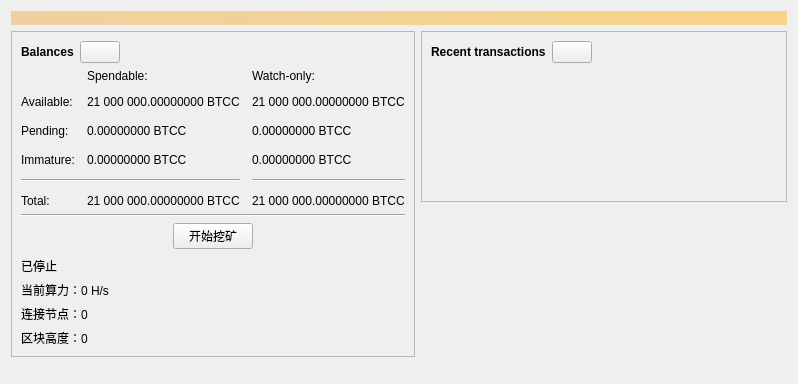
<?xml version="1.0" encoding="UTF-8"?>
<ui version="4.0">
 <class>OverviewPage</class>
 <widget class="QWidget" name="OverviewPage">
  <property name="geometry">
   <rect>
    <x>0</x>
    <y>0</y>
    <width>798</width>
    <height>384</height>
   </rect>
  </property>
  <property name="windowTitle">
   <string>Form</string>
  </property>
  <layout class="QVBoxLayout" name="topLayout">
   <item>
    <widget class="QLabel" name="labelAlerts">
     <property name="visible">
      <bool>false</bool>
     </property>
     <property name="styleSheet">
      <string notr="true">QLabel { background-color: qlineargradient(x1: 0, y1: 0, x2: 1, y2: 0, stop:0 #F0D0A0, stop:1 #F8D488); color:#000000; }</string>
     </property>
     <property name="wordWrap">
      <bool>true</bool>
     </property>
     <property name="margin">
      <number>3</number>
     </property>
     <property name="textInteractionFlags">
      <set>Qt::TextSelectableByMouse</set>
     </property>
    </widget>
   </item>
   <item>
    <layout class="QHBoxLayout" name="horizontalLayout" stretch="1,1">
     <item>
      <layout class="QVBoxLayout" name="verticalLayout_2">
       <item>
        <widget class="QFrame" name="frame">
         <property name="frameShape">
          <enum>QFrame::StyledPanel</enum>
         </property>
         <property name="frameShadow">
          <enum>QFrame::Raised</enum>
         </property>
         <layout class="QVBoxLayout" name="verticalLayout_4">
          <item>
           <layout class="QHBoxLayout" name="horizontalLayout_4">
            <item>
             <widget class="QLabel" name="label_5">
              <property name="font">
               <font>
                <weight>75</weight>
                <bold>true</bold>
               </font>
              </property>
              <property name="text">
               <string>Balances</string>
              </property>
             </widget>
            </item>
            <item>
             <widget class="QPushButton" name="labelWalletStatus">
              <property name="enabled">
               <bool>true</bool>
              </property>
              <property name="maximumSize">
               <size>
                <width>45</width>
                <height>16777215</height>
               </size>
              </property>
              <property name="toolTip">
               <string>The displayed information may be out of date. Your wallet automatically synchronizes with the Bitcoin-Classic network after a connection is established, but this process has not completed yet.</string>
              </property>
              <property name="text">
               <string/>
              </property>
              <property name="icon">
               <iconset>
                <normaloff>:/icons/warning</normaloff>
                <disabledoff>:/icons/warning</disabledoff>:/icons/warning</iconset>
              </property>
              <property name="iconSize">
               <size>
                <width>24</width>
                <height>24</height>
               </size>
              </property>
             </widget>
            </item>
            <item>
             <spacer name="horizontalSpacer_3">
              <property name="orientation">
               <enum>Qt::Horizontal</enum>
              </property>
              <property name="sizeHint" stdset="0">
               <size>
                <width>40</width>
                <height>20</height>
               </size>
              </property>
             </spacer>
            </item>
           </layout>
          </item>
          <item>
           <layout class="QGridLayout" name="gridLayout">
            <property name="spacing">
             <number>12</number>
            </property>
            <item row="2" column="2">
             <widget class="QLabel" name="labelWatchPending">
              <property name="cursor">
               <cursorShape>IBeamCursor</cursorShape>
              </property>
              <property name="toolTip">
               <string>Unconfirmed transactions to watch-only addresses</string>
              </property>
              <property name="text">
               <string notr="true">0.00000000 BTCC</string>
              </property>
              <property name="alignment">
               <set>Qt::AlignLeading|Qt::AlignLeft|Qt::AlignVCenter</set>
              </property>
              <property name="textInteractionFlags">
               <set>Qt::LinksAccessibleByMouse|Qt::TextSelectableByKeyboard|Qt::TextSelectableByMouse</set>
              </property>
             </widget>
            </item>
            <item row="2" column="1">
             <widget class="QLabel" name="labelUnconfirmed">
              <property name="cursor">
               <cursorShape>IBeamCursor</cursorShape>
              </property>
              <property name="toolTip">
               <string>Total of transactions that have yet to be confirmed, and do not yet count toward the spendable balance</string>
              </property>
              <property name="text">
               <string notr="true">0.00000000 BTCC</string>
              </property>
              <property name="alignment">
               <set>Qt::AlignLeading|Qt::AlignLeft|Qt::AlignVCenter</set>
              </property>
              <property name="textInteractionFlags">
               <set>Qt::LinksAccessibleByMouse|Qt::TextSelectableByKeyboard|Qt::TextSelectableByMouse</set>
              </property>
             </widget>
            </item>
            <item row="3" column="2">
             <widget class="QLabel" name="labelWatchImmature">
              <property name="cursor">
               <cursorShape>IBeamCursor</cursorShape>
              </property>
              <property name="toolTip">
               <string>Mined balance in watch-only addresses that has not yet matured</string>
              </property>
              <property name="text">
               <string notr="true">0.00000000 BTCC</string>
              </property>
              <property name="alignment">
               <set>Qt::AlignLeading|Qt::AlignLeft|Qt::AlignVCenter</set>
              </property>
              <property name="textInteractionFlags">
               <set>Qt::LinksAccessibleByMouse|Qt::TextSelectableByKeyboard|Qt::TextSelectableByMouse</set>
              </property>
             </widget>
            </item>
            <item row="4" column="0" colspan="2">
             <widget class="Line" name="line">
              <property name="orientation">
               <enum>Qt::Horizontal</enum>
              </property>
             </widget>
            </item>
            <item row="4" column="2">
             <widget class="Line" name="lineWatchBalance">
              <property name="sizePolicy">
               <sizepolicy hsizetype="Preferred" vsizetype="Fixed">
                <horstretch>0</horstretch>
                <verstretch>0</verstretch>
               </sizepolicy>
              </property>
              <property name="minimumSize">
               <size>
                <width>140</width>
                <height>0</height>
               </size>
              </property>
              <property name="orientation">
               <enum>Qt::Horizontal</enum>
              </property>
             </widget>
            </item>
            <item row="5" column="0">
             <widget class="QLabel" name="labelTotalText">
              <property name="text">
               <string>Total:</string>
              </property>
             </widget>
            </item>
            <item row="3" column="1">
             <widget class="QLabel" name="labelImmature">
              <property name="cursor">
               <cursorShape>IBeamCursor</cursorShape>
              </property>
              <property name="toolTip">
               <string>Mined balance that has not yet matured</string>
              </property>
              <property name="text">
               <string notr="true">0.00000000 BTCC</string>
              </property>
              <property name="alignment">
               <set>Qt::AlignLeading|Qt::AlignLeft|Qt::AlignVCenter</set>
              </property>
              <property name="textInteractionFlags">
               <set>Qt::LinksAccessibleByMouse|Qt::TextSelectableByKeyboard|Qt::TextSelectableByMouse</set>
              </property>
             </widget>
            </item>
            <item row="2" column="3">
             <spacer name="horizontalSpacer_2">
              <property name="orientation">
               <enum>Qt::Horizontal</enum>
              </property>
              <property name="sizeHint" stdset="0">
               <size>
                <width>40</width>
                <height>20</height>
               </size>
              </property>
             </spacer>
            </item>
            <item row="3" column="0">
             <widget class="QLabel" name="labelImmatureText">
              <property name="text">
               <string>Immature:</string>
              </property>
             </widget>
            </item>
            <item row="5" column="1">
             <widget class="QLabel" name="labelTotal">
              <property name="cursor">
               <cursorShape>IBeamCursor</cursorShape>
              </property>
              <property name="toolTip">
               <string>Your current total balance</string>
              </property>
              <property name="text">
               <string notr="true">21 000 000.00000000 BTCC</string>
              </property>
              <property name="alignment">
               <set>Qt::AlignLeading|Qt::AlignLeft|Qt::AlignVCenter</set>
              </property>
              <property name="textInteractionFlags">
               <set>Qt::LinksAccessibleByMouse|Qt::TextSelectableByKeyboard|Qt::TextSelectableByMouse</set>
              </property>
             </widget>
            </item>
            <item row="5" column="2">
             <widget class="QLabel" name="labelWatchTotal">
              <property name="cursor">
               <cursorShape>IBeamCursor</cursorShape>
              </property>
              <property name="toolTip">
               <string>Current total balance in watch-only addresses</string>
              </property>
              <property name="text">
               <string notr="true">21 000 000.00000000 BTCC</string>
              </property>
              <property name="alignment">
               <set>Qt::AlignLeading|Qt::AlignLeft|Qt::AlignVCenter</set>
              </property>
              <property name="textInteractionFlags">
               <set>Qt::LinksAccessibleByMouse|Qt::TextSelectableByKeyboard|Qt::TextSelectableByMouse</set>
              </property>
             </widget>
            </item>
            <item row="0" column="2">
             <widget class="QLabel" name="labelWatchonly">
              <property name="text">
               <string>Watch-only:</string>
              </property>
              <property name="alignment">
               <set>Qt::AlignLeading|Qt::AlignLeft|Qt::AlignVCenter</set>
              </property>
             </widget>
            </item>
            <item row="1" column="0">
             <widget class="QLabel" name="labelBalanceText">
              <property name="text">
               <string>Available:</string>
              </property>
             </widget>
            </item>
            <item row="1" column="1">
             <widget class="QLabel" name="labelBalance">
              <property name="cursor">
               <cursorShape>IBeamCursor</cursorShape>
              </property>
              <property name="toolTip">
               <string>Your current spendable balance</string>
              </property>
              <property name="text">
               <string notr="true">21 000 000.00000000 BTCC</string>
              </property>
              <property name="alignment">
               <set>Qt::AlignLeading|Qt::AlignLeft|Qt::AlignVCenter</set>
              </property>
              <property name="textInteractionFlags">
               <set>Qt::LinksAccessibleByMouse|Qt::TextSelectableByKeyboard|Qt::TextSelectableByMouse</set>
              </property>
             </widget>
            </item>
            <item row="1" column="2">
             <widget class="QLabel" name="labelWatchAvailable">
              <property name="cursor">
               <cursorShape>IBeamCursor</cursorShape>
              </property>
              <property name="toolTip">
               <string>Your current balance in watch-only addresses</string>
              </property>
              <property name="text">
               <string notr="true">21 000 000.00000000 BTCC</string>
              </property>
              <property name="alignment">
               <set>Qt::AlignLeading|Qt::AlignLeft|Qt::AlignVCenter</set>
              </property>
              <property name="textInteractionFlags">
               <set>Qt::LinksAccessibleByMouse|Qt::TextSelectableByKeyboard|Qt::TextSelectableByMouse</set>
              </property>
             </widget>
            </item>
            <item row="2" column="0">
             <widget class="QLabel" name="labelPendingText">
              <property name="text">
               <string>Pending:</string>
              </property>
             </widget>
            </item>
            <item row="0" column="1">
             <widget class="QLabel" name="labelSpendable">
              <property name="text">
               <string>Spendable:</string>
              </property>
              <property name="alignment">
               <set>Qt::AlignLeading|Qt::AlignLeft|Qt::AlignVCenter</set>
              </property>
             </widget>
            </item>
           </layout>
          </item>
          <item>
           <layout class="QHBoxLayout" name="line_after_total_row">
            <item>
             <widget class="Line" name="line_after_total">
              <property name="enabled">
               <bool>true</bool>
              </property>
              <property name="orientation">
               <enum>Qt::Horizontal</enum>
              </property>
             </widget>
            </item>
           </layout>
          </item>
          <item>
           <layout class="QHBoxLayout" name="miningButtonRow">
            <item>
             <spacer name="horizontalSpacer_left">
              <property name="orientation">
               <enum>Qt::Horizontal</enum>
              </property>
              <property name="sizeType">
               <enum>QSizePolicy::Expanding</enum>
              </property>
              <property name="sizeHint" stdset="0">
               <size>
                <width>40</width>
                <height>20</height>
               </size>
              </property>
             </spacer>
            </item>
            <item>
             <widget class="QPushButton" name="startMiningButton">
              <property name="text">
               <string>开始挖矿</string>
              </property>
             </widget>
            </item>
            <item>
             <spacer name="horizontalSpacer_right">
              <property name="orientation">
               <enum>Qt::Horizontal</enum>
              </property>
              <property name="sizeType">
               <enum>QSizePolicy::Expanding</enum>
              </property>
              <property name="sizeHint" stdset="0">
               <size>
                <width>40</width>
                <height>20</height>
               </size>
              </property>
             </spacer>
            </item>
           </layout>
          </item>
          <item>
           <spacer name="spacer_after_button">
            <property name="orientation">
             <enum>Qt::Vertical</enum>
            </property>
            <property name="sizeType">
             <enum>QSizePolicy::Fixed</enum>
            </property>
            <property name="sizeHint" stdset="0">
             <size>
              <width>20</width>
              <height>2</height>
             </size>
            </property>
           </spacer>
          </item>
          <item>
           <layout class="QVBoxLayout" name="miningStatusColumn">
            <item>
             <widget class="QLabel" name="miningStatusLabel">
              <property name="text">
               <string>已停止</string>
              </property>
              <property name="alignment">
               <set>Qt::AlignLeading|Qt::AlignLeft|Qt::AlignVCenter</set>
              </property>
             </widget>
            </item>
            <item>
             <widget class="QLabel" name="labelHashRate">
              <property name="text">
               <string>当前算力：0 H/s</string>
              </property>
              <property name="alignment">
               <set>Qt::AlignLeading|Qt::AlignLeft|Qt::AlignVCenter</set>
              </property>
             </widget>
            </item>
            <item>
             <widget class="QLabel" name="labelConnections">
              <property name="text">
               <string>连接节点：0</string>
              </property>
              <property name="alignment">
               <set>Qt::AlignLeading|Qt::AlignLeft|Qt::AlignVCenter</set>
              </property>
             </widget>
            </item>
            <item>
             <widget class="QLabel" name="labelBlockHeight">
              <property name="text">
               <string>区块高度：0</string>
              </property>
              <property name="alignment">
               <set>Qt::AlignLeading|Qt::AlignLeft|Qt::AlignVCenter</set>
              </property>
             </widget>
            </item>
           </layout>
          </item>
         </layout>
        </widget>
       </item>
       <item>
        <spacer name="verticalSpacer">
         <property name="orientation">
          <enum>Qt::Vertical</enum>
         </property>
         <property name="sizeHint" stdset="0">
          <size>
           <width>20</width>
           <height>40</height>
          </size>
         </property>
        </spacer>
       </item>
      </layout>
     </item>
     <item>
      <layout class="QVBoxLayout" name="verticalLayout_3">
       <item>
        <widget class="QFrame" name="frame_2">
         <property name="frameShape">
          <enum>QFrame::StyledPanel</enum>
         </property>
         <property name="frameShadow">
          <enum>QFrame::Raised</enum>
         </property>
         <layout class="QVBoxLayout" name="verticalLayout">
          <item>
           <layout class="QHBoxLayout" name="horizontalLayout_2">
            <item>
             <widget class="QLabel" name="label_4">
              <property name="font">
               <font>
                <weight>75</weight>
                <bold>true</bold>
               </font>
              </property>
              <property name="text">
               <string>Recent transactions</string>
              </property>
             </widget>
            </item>
            <item>
             <widget class="QPushButton" name="labelTransactionsStatus">
              <property name="enabled">
               <bool>true</bool>
              </property>
              <property name="maximumSize">
               <size>
                <width>45</width>
                <height>16777215</height>
               </size>
              </property>
              <property name="toolTip">
               <string>The displayed information may be out of date. Your wallet automatically synchronizes with the Bitcoin-Classic network after a connection is established, but this process has not completed yet.</string>
              </property>
              <property name="text">
               <string/>
              </property>
              <property name="icon">
               <iconset>
                <normaloff>:/icons/warning</normaloff>
                <disabledoff>:/icons/warning</disabledoff>:/icons/warning</iconset>
              </property>
              <property name="iconSize">
               <size>
                <width>24</width>
                <height>24</height>
               </size>
              </property>
             </widget>
            </item>
            <item>
             <spacer name="horizontalSpacer">
              <property name="orientation">
               <enum>Qt::Horizontal</enum>
              </property>
              <property name="sizeHint" stdset="0">
               <size>
                <width>40</width>
                <height>20</height>
               </size>
              </property>
             </spacer>
            </item>
           </layout>
          </item>
          <item>
           <widget class="TransactionOverviewWidget" name="listTransactions">
            <property name="styleSheet">
             <string notr="true">QListView { background: transparent; }</string>
            </property>
            <property name="frameShape">
             <enum>QFrame::NoFrame</enum>
            </property>
            <property name="verticalScrollBarPolicy">
             <enum>Qt::ScrollBarAlwaysOff</enum>
            </property>
            <property name="horizontalScrollBarPolicy">
             <enum>Qt::ScrollBarAlwaysOff</enum>
            </property>
            <property name="sizeAdjustPolicy">
             <enum>QAbstractScrollArea::AdjustToContents</enum>
            </property>
            <property name="selectionMode">
             <enum>QAbstractItemView::NoSelection</enum>
            </property>
            <property name="uniformItemSizes">
             <bool>true</bool>
            </property>
           </widget>
          </item>
         </layout>
        </widget>
       </item>
       <item>
        <spacer name="verticalSpacer_2">
         <property name="orientation">
          <enum>Qt::Vertical</enum>
         </property>
         <property name="sizeHint" stdset="0">
          <size>
           <width>20</width>
           <height>40</height>
          </size>
         </property>
        </spacer>
       </item>
      </layout>
     </item>
    </layout>
   </item>
  </layout>
 </widget>
 <customwidgets>
  <customwidget>
   <class>TransactionOverviewWidget</class>
   <extends>QListView</extends>
   <header>qt/transactionoverviewwidget.h</header>
  </customwidget>
 </customwidgets>
 <resources/>
 <connections/>
</ui>
